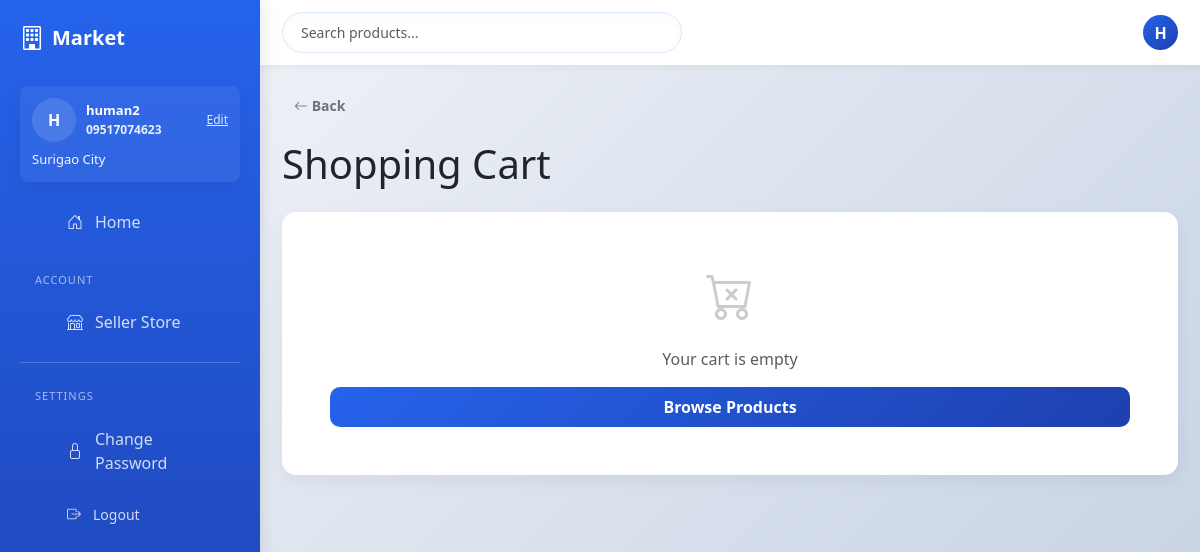
The app's page /cart/ (signed in) with its own data.
### core/models.py (models this page shows)
class User(AbstractUser):
    is_seller = models.BooleanField(default=False)
    phone_number = models.CharField(max_length=30, blank=True)
    default_address = models.TextField(blank=True)
    seller_lat = models.DecimalField(max_digits=9, decimal_places=6, null=True, blank=True)
    seller_lng = models.DecimalField(max_digits=9, decimal_places=6, null=True, blank=True)

### core/views.py (the view, shortened to what this page needs)
# urls.py: path('cart/', cart_view, name='cart'),
def cart_view(request):
    cart = request.session.get('cart', {})
    product_ids = [int(pid) for pid in cart.keys()]
    products = Product.objects.filter(id__in=product_ids)
    items = []
    subtotal = Decimal('0.00')
    return render(request, 'cart.html', {'items': items, 'subtotal': subtotal})

### core/context_processors.py (called while the page is built)
def sidebar_info(request):
    data = {
        'sidebar_orders_count': 0,
        'sidebar_sales_total': 0,
        'sidebar_phone': '',
        'sidebar_address': '',
    }
    user = getattr(request, 'user', None)
    if not user or not user.is_authenticated:
        return data
    try:
        from .models import Order
        data['sidebar_orders_count'] = user.orders.count()
        if getattr(user, 'is_seller', False):
            orders = Order.objects.filter(items__product__seller=user, status='delivered').distinct()
            total = sum(float(order.total) for order in orders)
            data['sidebar_sales_total'] = round(total, 2)
        data['sidebar_phone'] = getattr(user, 'phone_number', '') or ''
        data['sidebar_address'] = getattr(user, 'default_address', '') or ''
    except Exception:
        pass
    return data

### core/models.py (called while the page is built)
    @property
    def total(self):
        items_total = sum(item.total_price for item in self.items.all())
        fees_total = sum(float(getattr(item, 'delivery_fee', 0)) for item in self.items.all())
        return items_total + fees_total

    @property
    def total_price(self):
        return self.quantity * float(self.price)

### templates/cart.html
{% extends 'base.html' %}
{% block content %}
<button class="btn btn-outline-secondary btn-sm mb-3" onclick="history.back()"><i class="bi bi-arrow-left"></i> Back</button>
<h1 class="mb-4">Shopping Cart</h1>
{% if items %}
  <div class="row g-4">
    <div class="col-lg-8">
      <div class="card">
        <div class="table-responsive">
          <table class="table table-hover align-middle mb-0">
            <thead class="table-light">
              <tr>
                <th>Product</th>
                <th style="width:120px">Qty</th>
                <th style="width:130px">Total</th>
                <th></th>
              </tr>
            </thead>
            <tbody>
                {% for it in items %}
                  <tr>
                    <td>
                      <div class="d-flex align-items-center gap-3">
                        {% if it.product.images.first %}
                          <img src="{{ it.product.images.first.image.url }}" style="width:70px;height:70px;object-fit:cover;" class="rounded-2">
                        {% endif %}
                        <div>
                          <div class="fw-bold">{{ it.product.name }}</div>
                          <div class="text-muted small">
                            ₱{{ it.unit_price|default:it.product.price }} / {{ it.product.unit }}
                            {% if it.discount_pct and it.discount_pct > 0 %}
                              <span class="badge bg-success ms-2">{{ it.discount_pct|floatformat:2 }} off</span>
                            {% endif %}
                          </div>
                        </div>
                      </div>
                    </td>
                    <td>
                      <form action="{% url 'update_cart' %}" method="post" class="d-flex align-items-center">
                        {% csrf_token %}
                        <input type="number" name="quantity" value="{{ it.quantity }}" class="form-control" style="width:90px;" min="1" />
                        <input type="hidden" name="product_id" value="{{ it.product.id }}" />
                        <button type="submit" name="action" value="update" class="btn btn-sm btn-primary ms-2">Update</button>
                      </form>
                    </td>
                    <td class="fw-bold">₱{{ it.total_price }}</td>
                    <td>
                      <form action="{% url 'update_cart' %}" method="post">
                        {% csrf_token %}
                        <input type="hidden" name="product_id" value="{{ it.product.id }}" />
                        <button type="submit" name="action" value="remove" class="btn btn-sm btn-outline-danger"><i class="bi bi-trash"></i></button>
                      </form>
                    </td>
                  </tr>
                {% endfor %}
            </tbody>
          </table>
        </div>
      </div>
    </div>
    <div class="col-lg-4">
      <div class="card p-4" style="position: sticky; top: 100px;">
        <h5 class="mb-3">Order Summary</h5>
        <div class="d-flex justify-content-between mb-2">
          <span>Subtotal</span>
          <span class="fw-bold">₱{{ subtotal }}</span>
        </div>
        <div class="d-flex justify-content-between mb-2">
          <span>Delivery</span>
          <span class="fw-bold">Free</span>
        </div>
        <hr>
        <div class="d-flex justify-content-between mb-4">
          <span class="h5">Total</span>
          <span class="h5 text-primary">₱{{ subtotal }}</span>
        </div>
        <a href="{% url 'checkout' %}" class="btn btn-primary w-100 mb-2"><i class="bi bi-credit-card"></i> Proceed to Checkout</a>
        <a href="/" class="btn btn-outline-secondary w-100">Continue Shopping</a>
      </div>
    </div>
  </div>
{% else %}
  <div class="card p-5 text-center">
    <i class="bi bi-cart-x" style="font-size:48px;color:#ccc;margin-bottom:15px;"></i>
    <p class="text-muted mb-3">Your cart is empty</p>
    <a href="/" class="btn btn-primary">Browse Products</a>
  </div>
{% endif %}
{% endblock %}

### templates/base.html (shortened to what this page needs)
{% load static %}
<!doctype html>
<html lang="en">
<head>
    <link href="https://cdn.jsdelivr.net/npm/bootstrap@5.3.0/dist/css/bootstrap.min.css" rel="stylesheet">
    <link rel="stylesheet" href="https://cdn.jsdelivr.net/npm/bootstrap-icons@1.11.0/font/bootstrap-icons.css">
    <link rel="stylesheet" href="{% static 'css/styles.css' %}">
</head>
<body>
<button class="sidebar-toggle" id="sidebarToggle" aria-label="Toggle navigation"><i class="bi bi-list"></i></button>
<div id="sidebarEdge" class="sidebar-edge" aria-hidden="true"></div>
<aside class="sidebar" id="sidebar">
    <div class="sidebar-brand">
        <div style="display: flex; align-items: center; gap: 8px;">
            <i class="bi bi-building"></i>
            <span>Market</span>
        </div>
    </div>
    {% if user.is_authenticated %}
        <div class="card mb-3" style="background: rgba(255,255,255,0.06); padding: 12px; border-radius: 8px; color: white;">
            <div style="display:flex; justify-content: space-between; align-items: center; gap: 10px;">
                <div style="display:flex; gap:10px; align-items:center;">
                    <div style="width:44px; height:44px; border-radius:50%; background: rgba(255,255,255,0.12); display:flex; align-items:center; justify-content:center; font-weight:700;">{{ user.username|first|upper }}</div>
                    <div style="font-size:13px;">
                        <div style="font-weight:600">{{ user.get_full_name|default:user.username }}</div>
                        <div style="font-size:12px; opacity:0.9"><strong>{{ sidebar_phone|default:'No phone' }}</strong></div>
                    </div>
                </div>
                <div style="text-align:right; font-size:12px;">
                    <a href="{% url 'profile' %}" style="color: rgba(255,255,255,0.85); text-decoration: underline;">Edit</a>
                </div>
            </div>
            {% if sidebar_address %}
                <div style="margin-top:8px; font-size:13px; opacity:0.95;">{{ sidebar_address|truncatechars:80 }}</div>
            {% else %}
                <div style="margin-top:8px; font-size:13px; opacity:0.7;">No default address set</div>
            {% endif %}
        </div>
    {% endif %}
    <ul class="sidebar-nav">
        <li><a href="/" class="{% if request.resolver_match.url_name == 'home' %}active{% endif %}"><i class="bi bi-house-door"></i> Home</a></li>
    </ul>
    {% if user.is_authenticated %}
        <div class="sidebar-section-title">Account</div>
        <ul class="sidebar-nav">
            {% if user.is_superuser %}
                <li><a href="{% url 'admin_dashboard' %}" class="{% if request.resolver_match.url_name == 'admin_dashboard' %}active{% endif %}"><i class="bi bi-speedometer2"></i> Admin Dashboard</a></li>
            {% elif user.is_seller %}
                <li><a href="{% url 'seller_dashboard' %}" class="{% if request.resolver_match.url_name == 'seller_dashboard' %}active{% endif %}"><i class="bi bi-shop"></i> Seller Store</a></li>
            {% endif %}
        </ul>
        <div class="sidebar-divider"></div>
        <div class="sidebar-section-title">Settings</div>
        <ul class="sidebar-nav">
            <li><a href="/accounts/password_change/"><i class="bi bi-lock"></i> Change Password</a></li>
            <li>
                <form method="post" action="{% url 'logout' %}" style="display: inline;">
                    <button type="submit" style="background: none; border: none; color: rgba(255, 255, 255, 0.8); padding: 12px 15px; text-align: left; cursor: pointer; width: 100%; font-size: 14px; font-family: inherit; display: flex; align-items: center; gap: 12px; transition: all 0.3s ease;">
                        <i class="bi bi-box-arrow-right"></i> Logout
                    </button>
                </form>
            </li>
        </ul>
    {% endif %}
</aside>
<div class="main-wrapper" id="mainWrapper">
    <div class="top-bar">
        <div class="search-box">
            <form method="get" action="/">
                <input type="search" name="q" placeholder="Search products..." class="form-control" value="{{ q|default:'' }}">
            </form>
        </div>
        <div class="user-profile">
            {% if user.is_authenticated %}
                <div class="avatar" title="{{ user.username }}">
                    {{ user.username|first|upper }}
                </div>
            {% endif %}
        </div>
    </div>
    <main class="main-content">
        {% block content %}{% endblock %}
    </main>
</div>
</body>
</html>

### static/css/styles.css (style rules this page uses)
body { font-family: system-ui, -apple-system, 'Segoe UI', Roboto, 'Helvetica Neue', Arial; }
.card { border: 0; }

### templates/base.html (style rules this page uses)
:root { --primary: #2563eb; --primary-dark: #1e40af; --secondary: #64748b; --success: #16a34a; --warning: #ea580c; --danger: #dc2626; }
* { margin: 0; padding: 0; box-sizing: border-box; }
body { font-family: 'Segoe UI', Tahoma, Geneva, Verdana, sans-serif; background: linear-gradient(135deg, #f5f7fa 0%, #c3cfe2 100%); min-height: 100vh; display: flex; }
.sidebar { width: 260px; background: linear-gradient(180deg, var(--primary) 0%, var(--primary-dark) 100%); color: white; padding: 20px; position: fixed; left: 0; top: 0; height: 100vh; overflow-y: auto; box-shadow: 2px 0 15px rgba(0, 0, 0, 0.1); transition: transform 0.3s ease, left 0.3s ease; z-index: 1000; }
.sidebar-brand { font-size: 20px; font-weight: 700; margin-bottom: 30px; display: flex; align-items: center; justify-content: space-between; gap: 10px; }
.sidebar-brand i { font-size: 24px; }
.sidebar-nav { list-style: none; }
.sidebar-nav li { margin-bottom: 5px; }
.sidebar-nav a { color: rgba(255, 255, 255, 0.8); text-decoration: none; padding: 12px 15px; border-radius: 8px; display: flex; align-items: center; gap: 12px; transition: all 0.3s ease; }
.sidebar-divider { border-top: 1px solid rgba(255, 255, 255, 0.2); margin: 15px 0; }
.sidebar-section-title { font-size: 11px; text-transform: uppercase; letter-spacing: 1px; color: rgba(255, 255, 255, 0.6); padding: 10px 15px; margin-top: 15px; }
.sidebar-toggle { position: fixed; left: 20px; top: 20px; background: linear-gradient(135deg, var(--primary), var(--primary-dark)); border: none; color: white; width: 45px; height: 45px; border-radius: 50%; cursor: pointer; z-index: 999; display: flex; align-items: center; justify-content: center; box-shadow: 0 4px 12px rgba(37, 99, 235, 0.3); transition: all 0.3s ease; }
.sidebar-edge { position: fixed; left: 0; top: 0; height: 100vh; width: 10px; z-index: 1001; }
.main-wrapper { margin-left: 260px; flex: 1; display: flex; flex-direction: column; transition: margin-left 0.3s ease; }
.top-bar { background: white; padding: 12px 22px; box-shadow: 0 2px 8px rgba(0, 0, 0, 0.05); display: flex; justify-content: space-between; align-items: center; gap: 18px; }
.search-box { flex: 1; max-width: 400px; }
.search-box input { border: 1px solid #dbe6fb; border-radius: 24px; padding: 9px 18px; font-size: 14px; box-shadow: 0 2px 8px rgba(37,99,235,0.03) inset; }
.user-profile { display: flex; align-items: center; gap: 15px; }
.user-profile .avatar { width: 35px; height: 35px; background: linear-gradient(135deg, var(--primary), var(--primary-dark)); border-radius: 50%; display: flex; align-items: center; justify-content: center; color: white; font-weight: 600; cursor: pointer; }
.main-content { flex: 1; padding: 22px; overflow-y: auto; }
.card { border: 0; border-radius: 14px; box-shadow: 0 6px 18px rgba(3, 10, 22, 0.06); transition: transform 0.22s ease, box-shadow 0.22s ease; }
.btn { border-radius: 10px; font-weight: 600; transition: transform 0.14s ease, box-shadow 0.14s ease; border: 0; padding: 8px 12px; }
.btn-primary { background: linear-gradient(135deg, var(--primary), var(--primary-dark)); }

### records on screen
User: username|first "H", get_full_name "human2", phone_number "09517074623", default_address "Surigao City"
